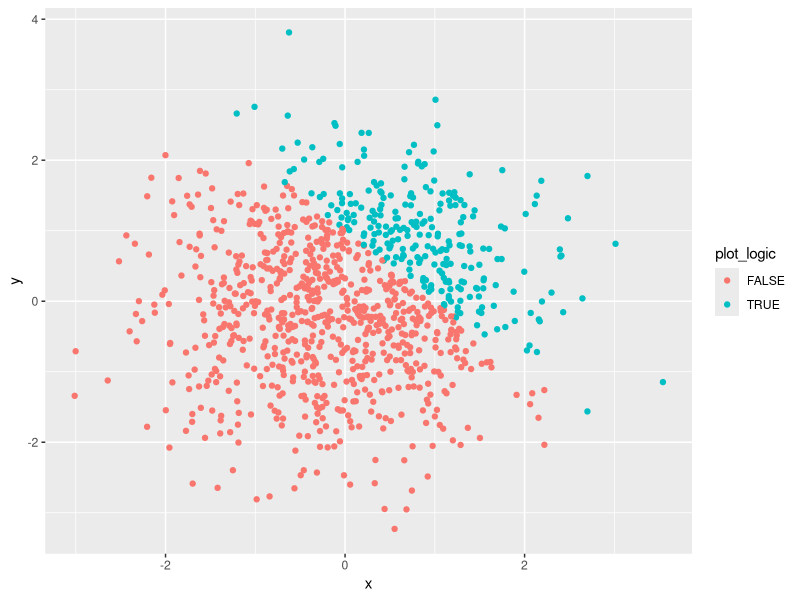
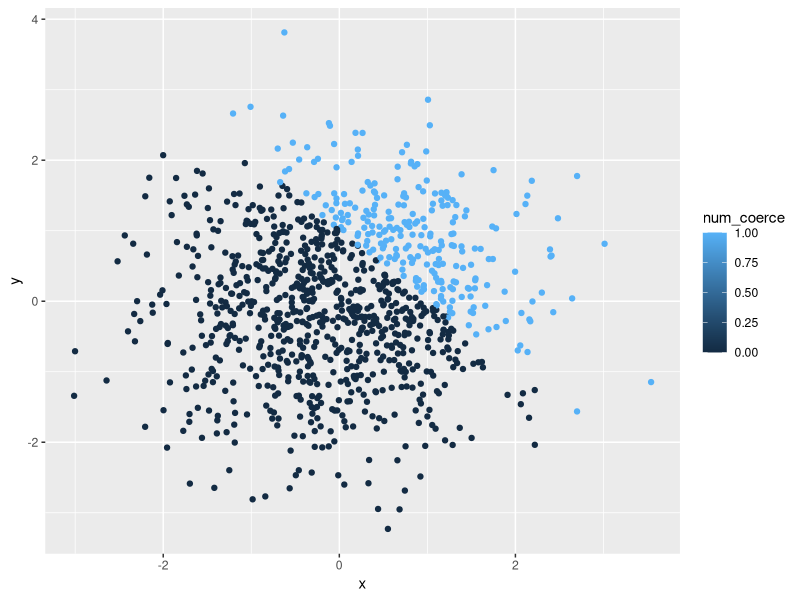
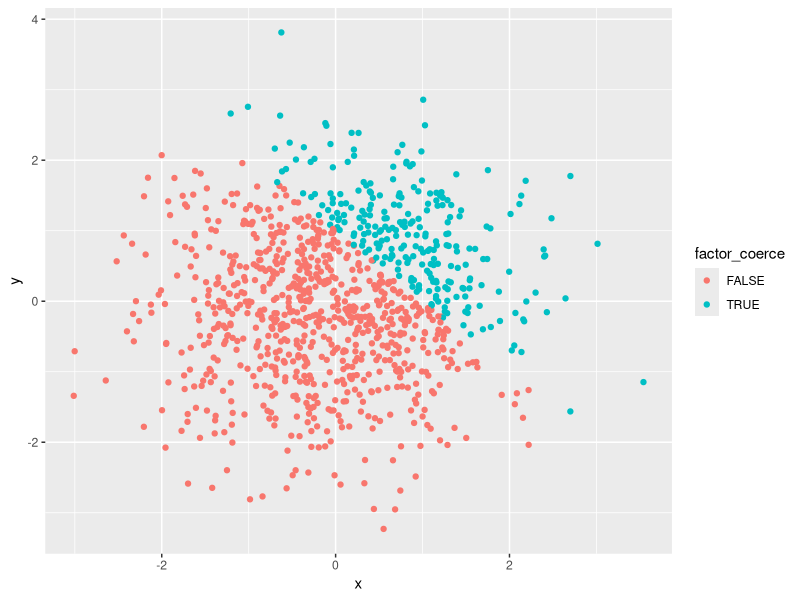

Write R code to recreate these figures, in order.
## ---- chunk 1
knitr::opts_chunk$set(echo = TRUE)
library(tidyverse)
## ---- chunk 2
  problem1_df = tibble( 
    first_dist = runif(10, min = 0, max = 5),
    a_logical = first_dist > 2,
    b_char = c("blue", "green", "blue", "green", "blue", "green", "blue", "green", "blue", "green"),
    c_factor = factor(b_char)
)

## ---- chunk 3
as.numeric(problem1_df$a_logical)
as.numeric(problem1_df$b_char)
as.numeric(problem1_df$c_factor)
## ---- chunk 4
convert_char = as.factor(problem1_df$b_char)
as.numeric(convert_char)

convert_factor = as.character(problem1_df$c_factor)
as.numeric(convert_factor)
## ---- chunk 5
set.seed(10)

plot_df = tibble(
  x = rnorm(1000),
  y = rnorm(1000),
  plot_logic = x + y > 1,
  num_coerce = as.numeric(plot_logic),
  factor_coerce = as.factor(plot_logic)
  )
## ---- chunk 6
ggplot(plot_df, aes(x, y, color = plot_logic)) + geom_point()
## ---- chunk 7
ggplot(plot_df, aes(x, y, color = num_coerce)) + geom_point()
## ---- chunk 8
ggplot(plot_df, aes(x, y, color = factor_coerce)) + geom_point()
